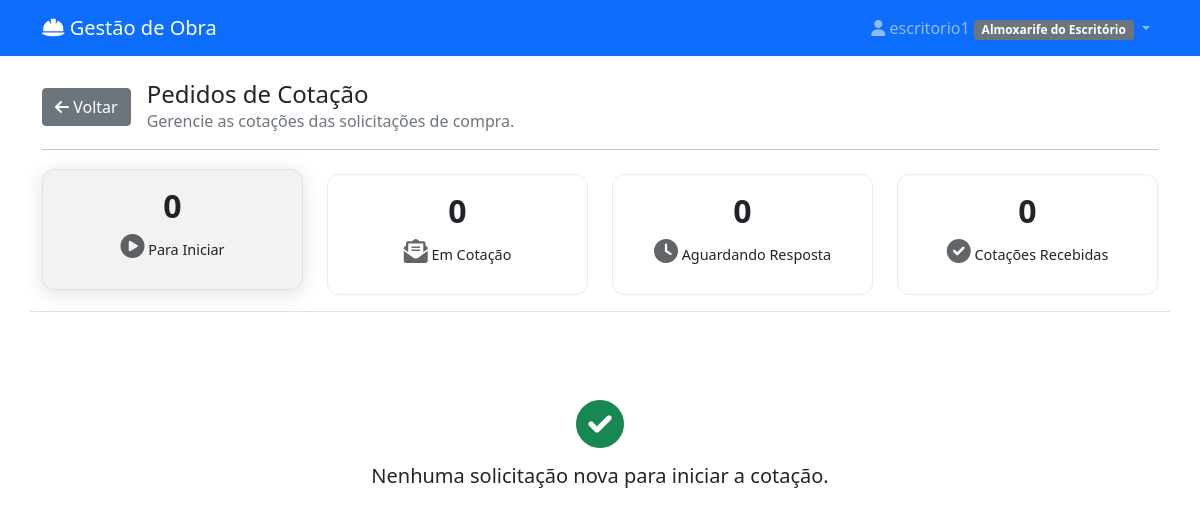
The app's page /gerenciar-cotacoes/ (signed in), older data.
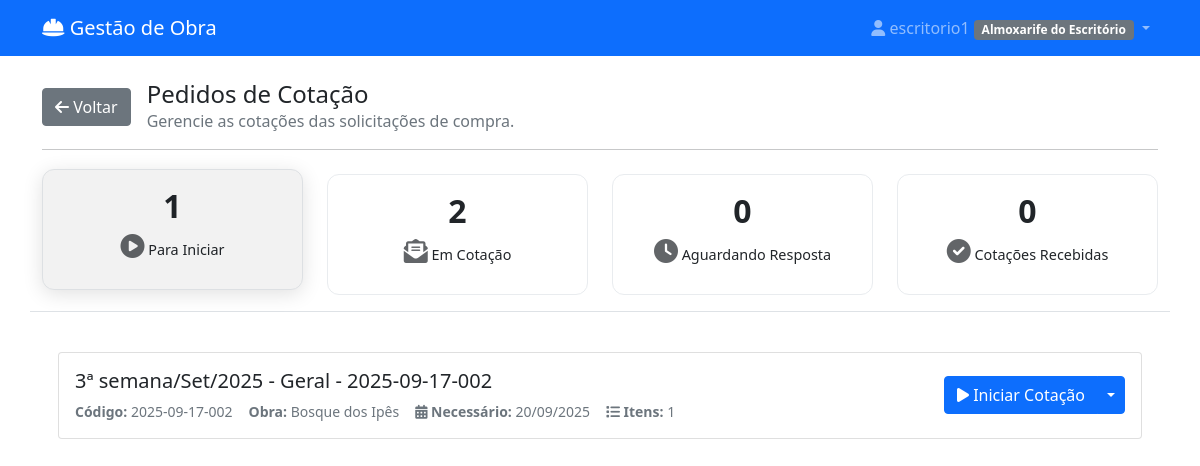
The same page, newer data.
### materiais/models.py (models this page shows, shortened)
class SolicitacaoCompra(models.Model):
    STATUS_CHOICES = [
        ('rascunho', 'Rascunho'),
        ('pendente_aprovacao', 'Pendente de Aprovação'),
        ('aprovado_engenharia', 'Aprovado - Engenharia'),
        ('aprovada', 'Cotação - Para Iniciar'),
        ('rejeitada', 'Rejeitada'),
        ('em_cotacao', 'Cotação - Em Andamento'),
        ('aguardando_resposta', 'Cotação - Aguardando Resposta'),
        ('cotacao_selecionada', 'Cotação - Recebida/Analisar'),
        ('finalizada', 'RM Gerada'),
        ('a_caminho', 'A Caminho'),
        ('recebida_parcial', 'Recebida Parcialmente'),
        ('recebida', 'Recebida'),
    ]
    numero = models.CharField(max_length=100, unique=True, blank=True, verbose_name="Código")
    solicitante = models.ForeignKey(User, on_delete=models.CASCADE, related_name='solicitacoes')
    obra = models.ForeignKey(Obra, on_delete=models.CASCADE, null=True, blank=True)
    destino = models.ForeignKey(
        DestinoEntrega,
        on_delete=models.SET_NULL,
        null=True,
        blank=True,
        verbose_name="Destino de Entrega"
    )
    categoria_sc = models.ForeignKey(
        CategoriaSC,
        on_delete=models.SET_NULL,
        null=True,
        blank=True,
        verbose_name="Categoria da SC"
    )
    data_criacao = models.DateTimeField(auto_now_add=True)
    data_necessidade = models.DateField()
    justificativa = models.TextField(verbose_name="Observação Geral")
    is_emergencial = models.BooleanField(default=False, verbose_name="Solicitação Emergencial")
    status = models.CharField(max_length=20, choices=STATUS_CHOICES, default='rascunho')
    aprovador = models.ForeignKey(User, on_delete=models.SET_NULL, null=True, blank=True, related_name='aprovacoes')
    data_aprovacao = models.DateTimeField(null=True, blank=True)
    observacoes_aprovacao = models.TextField(blank=True)
    data_recebimento = models.DateTimeField(null=True, blank=True, verbose_name="Data de Recebimento")
    recebedor = models.ForeignKey(User, on_delete=models.CASCADE, verbose_name="Recebedor", null=True, blank=True)
    sc_mae = models.ForeignKey(
        'self',
        on_delete=models.SET_NULL,
        null=True,
        blank=True,
        related_name='scs_filhas'
    )
    @property
    def nome_descritivo(self):
        if not self.numero or not self.data_criacao:
            return "SC em criação..."
        data = timezone.localtime(self.data_criacao)
        semana_do_mes = (data.day - 1) // 7 + 1
        meses = ['Jan', 'Fev', 'Mar', 'Abr', 'Mai', 'Jun', 'Jul', 'Ago', 'Set', 'Out', 'Nov', 'Dez']
        mes_str = meses[data.month - 1]
        ano_str = data.strftime('%Y')
        categoria_nome = self.categoria_sc.nome if self.categoria_sc else "Geral"
        return f"{semana_do_mes}ª semana/{mes_str}/{ano_str} - {categoria_nome} - {self.numero}"

class Obra(models.Model):
    nome = models.CharField(max_length=100, verbose_name="Nome da Obra")
    endereco = models.CharField(max_length=200, blank=True, verbose_name="Endereço")
    data_inicio = models.DateField(null=True, blank=True, verbose_name="Data de Início")
    data_fim = models.DateField(null=True, blank=True, verbose_name="Data de Fim")
    ativa = models.BooleanField(default=True, verbose_name="Ativa")
    class Meta:
        verbose_name = "Obra"
        verbose_name_plural = "Obras"

### materiais/views.py (the view)
# urls.py: path('gerenciar-cotacoes/', views.gerenciar_cotacoes, name='gerenciar_cotacoes'),
@login_required
def gerenciar_cotacoes(request):
    if request.user.perfil not in ['almoxarife_escritorio', 'diretor']:
        messages.error(request, 'Acesso negado.')
        return redirect('materiais:dashboard')
    base_query = SolicitacaoCompra.objects.order_by('-is_emergencial', 'data_criacao')
    scs_para_iniciar = base_query.filter(status__in=['aprovada', 'aprovado_engenharia'])
    scs_em_cotacao = base_query.filter(status='em_cotacao')
    base_aguardando_resposta = base_query.filter(status='aguardando_resposta').prefetch_related('envios_cotacao__fornecedor', 'cotacoes')
    scs_pendentes_resposta = base_aguardando_resposta.filter(cotacoes__isnull=True)
    scs_parcialmente_recebidas = base_aguardando_resposta.filter(cotacoes__isnull=False).distinct()
    for sc in scs_parcialmente_recebidas:
        sc.cotacoes_recebidas_ids = set(sc.cotacoes.values_list('fornecedor_id', flat=True))
    scs_recebidas = base_query.filter(
        Q(status='cotacao_selecionada') |
        Q(status='aguardando_resposta', cotacoes__isnull=False)
    ).distinct().prefetch_related('cotacoes__fornecedor')
    aguardando_resposta_count = scs_pendentes_resposta.count()
    context = {
        'scs_para_iniciar': scs_para_iniciar,
        'scs_em_cotacao': scs_em_cotacao,
        'scs_recebidas': scs_recebidas,
        'aguardando_resposta_count': aguardando_resposta_count,
        'scs_pendentes_resposta': scs_pendentes_resposta,
        'scs_parcialmente_recebidas': scs_parcialmente_recebidas,
    }
    return render(request, 'materiais/gerenciar_cotacoes.html', context)

### materiais/templates/materiais/gerenciar_cotacoes.html (shortened to what this page needs)
{% extends 'materiais/base.html' %}
{% block content %}
<link href="https://cdn.jsdelivr.net/npm/select2@4.1.0-rc.0/dist/css/select2.min.css" rel="stylesheet" />
<div class="d-flex align-items-center mb-3">
    <a href="{% url 'materiais:dashboard' %}" class="btn btn-secondary me-3"><i class="fas fa-arrow-left"></i> Voltar</a>
    <div>
        <h4 class="mb-0">Pedidos de Cotação</h4>
        <p class="text-muted mb-0">Gerencie as cotações das solicitações de compra.</p>
    </div>
</div>
<hr class="mb-4">
<div class="row mb-4 nav nav-tabs" id="summaryCardNav" role="tablist">
    <div class="col-6 col-lg-3 mb-3"><a href="#iniciar-cotacao" class="summary-link active" data-bs-toggle="tab" data-bs-target="#iniciar-cotacao" role="tab"><div class="status-card summary-card status-aprovado"><span class="count">{{ scs_para_iniciar.count }}</span><p class="title"><i class="fas fa-play-circle status-icon"></i> Para Iniciar</p></div></a></div>
    <div class="col-6 col-lg-3 mb-3"><a href="#em-cotacao" class="summary-link" data-bs-toggle="tab" data-bs-target="#em-cotacao" role="tab"><div class="status-card summary-card status-cotacao"><span class="count">{{ scs_em_cotacao.count }}</span><p class="title"><i class="fas fa-envelope-open-text status-icon"></i> Em Cotação</p></div></a></div>
    <div class="col-6 col-lg-3 mb-3"><a href="#aguardando" class="summary-link" data-bs-toggle="tab" data-bs-target="#aguardando" role="tab"><div class="status-card summary-card status-caminho"><span class="count">{{ aguardando_resposta_count }}</span><p class="title"><i class="fas fa-clock status-icon"></i> Aguardando Resposta</p></div></a></div>
    <div class="col-6 col-lg-3 mb-3"><a href="#recebidas" class="summary-link" data-bs-toggle="tab" data-bs-target="#recebidas" role="tab"><div class="status-card summary-card status-requisicoes"><span class="count">{{ scs_recebidas.count }}</span><p class="title"><i class="fas fa-check-circle status-icon"></i> Cotações Recebidas</p></div></a></div>
</div>
<div class="tab-content mt-4" id="cotacoesTabContent">
  <div class="tab-pane fade show active p-3" id="iniciar-cotacao" role="tabpanel">
    {% for sc in scs_para_iniciar %}
    <div class="card mb-3">
        <div class="card-body">
            <div class="row align-items-center">
                <div class="col-md-7">
                    <h5 class="mb-1">{{ sc.nome_descritivo }}</h5>
                    <div class="d-flex flex-wrap gap-3 text-muted small mt-2">
                        <span><strong>Código:</strong> {{ sc.numero }}</span>
                        <span><strong>Obra:</strong> {{ sc.obra.nome }}</span>
                        <span><i class="fas fa-calendar-alt"></i> <strong>Necessário:</strong> {{ sc.data_necessidade|date:"d/m/Y" }}</span>
                        <span><i class="fas fa-list"></i> <strong>Itens:</strong> {{ sc.itens.count }}</span>
                    </div>
                </div>
                <div class="col-md-5 text-end">
                    <div class="btn-group">
                        <button class="btn btn-primary" data-bs-toggle="modal" data-bs-target="#modalDetalhesSC" data-sc-id="{{ sc.id }}" data-modal-type="action">
                            <i class="fas fa-play"></i> Iniciar Cotação
                        </button>
                        <button type="button" class="btn btn-primary dropdown-toggle dropdown-toggle-split" data-bs-toggle="dropdown"></button>
                    </div>
                </div>
            </div>
        </div>
    </div>
{% empty %}
<div class="text-center p-5">
    <i class="fas fa-check-circle fa-3x text-success mb-3"></i>
    <h5>Nenhuma solicitação nova para iniciar a cotação.</h5>
</div>
{% endfor %}
  </div>
</div>
{% endblock %}

Row changes from the older to the newer data that the page shows:
added SolicitacaoCompra: nome_descritivo "3ª semana/Set/2025 - Geral - 2025-09-17-002", numero "2025-09-17-002", obra.nome "Bosque dos Ipês", data_necessidade "20/09/2025", itens.count "1"
Text that changed along with them:
{{ scs_para_iniciar.count }}: "0" → "1"
{{ scs_em_cotacao.count }}: "0" → "2"
text no longer shown: "Nenhuma solicitação nova para iniciar a cotação."
